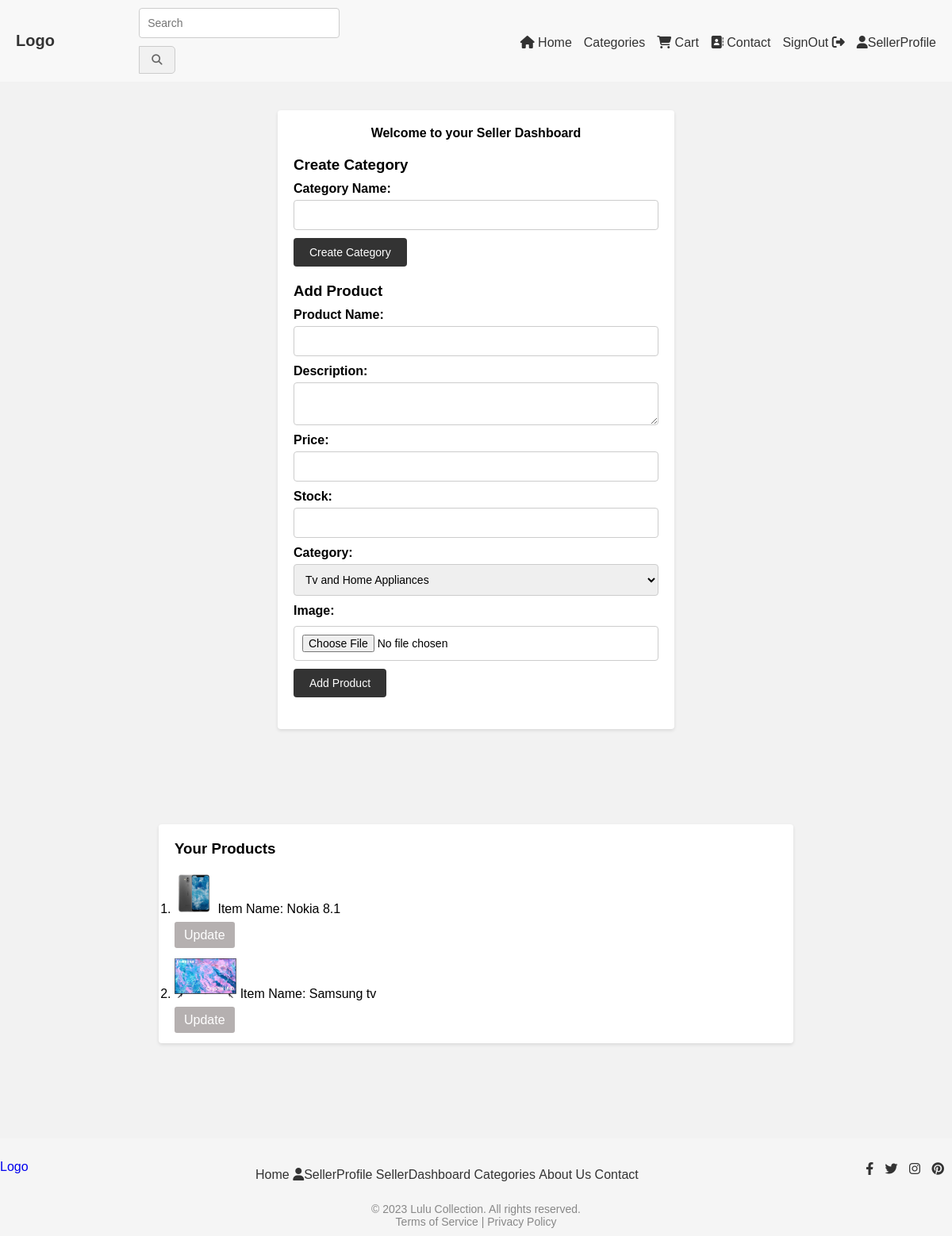
The page /seller/dashboard/ (signed in) on the database as committed earlier.
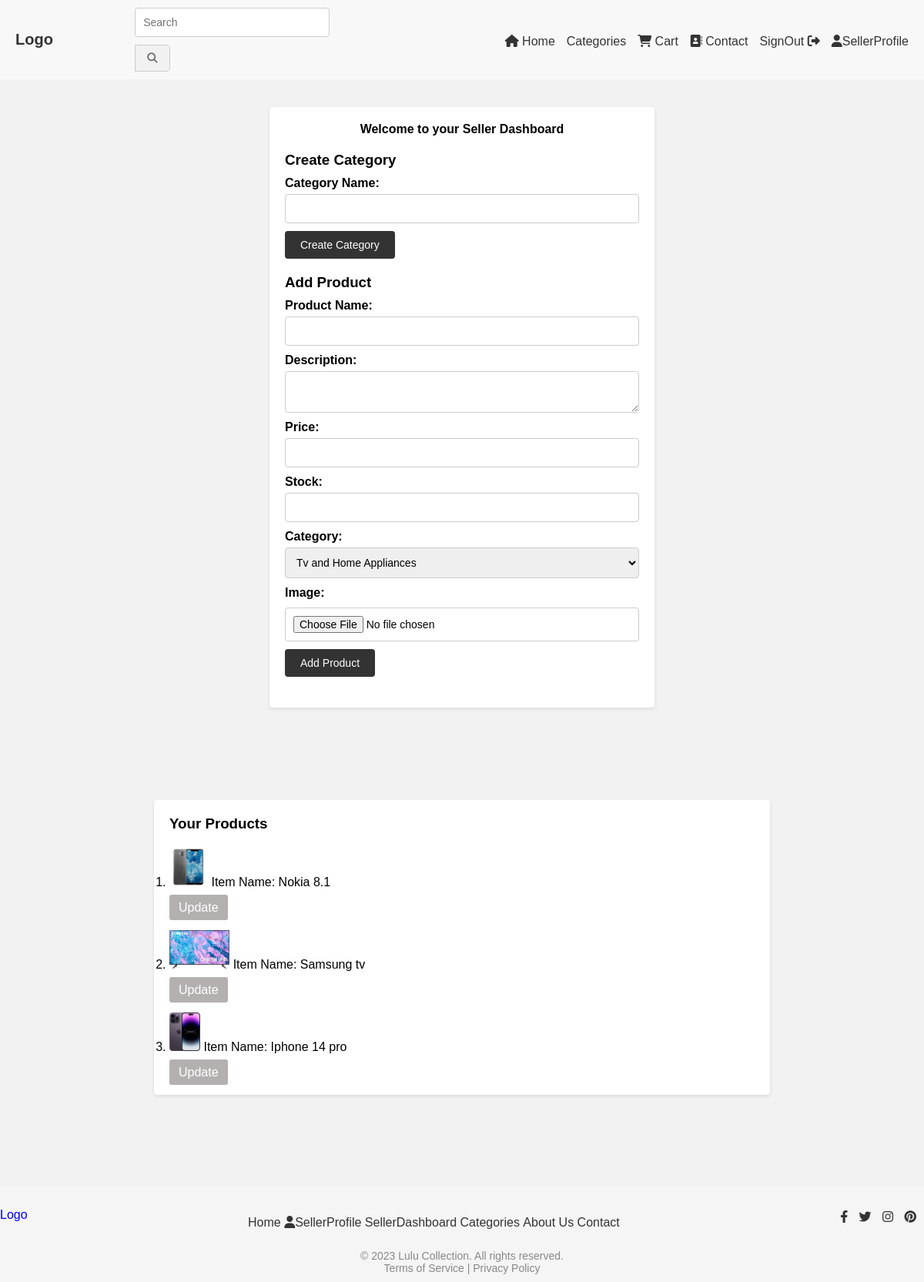
The same page on the database as committed later.
### cart/models.py (models this page shows, shortened)
class Product(models.Model):
    name = models.CharField(max_length=200)
    description = models.TextField()
    price = models.DecimalField(max_digits=8, decimal_places=2)
    initial_stock = models.PositiveIntegerField(default=0)  # Add initial stock field
    stock = models.PositiveIntegerField(default=0)  # Add remaining stock field
    category = models.ForeignKey(Category, on_delete=models.CASCADE)
    seller = models.ForeignKey(Seller, on_delete=models.CASCADE)
    image = models.ImageField(upload_to='product_images')

### cart/views.py (the view, shortened to what this page needs)
# urls.py: path('seller/dashboard/', views.seller_dashboard, name='seller_dashboard'),
@login_required(login_url='seller_login')
def seller_dashboard(request):
    seller = request.user.seller
    products = Product.objects.filter(seller=seller)
    categories = Category.objects.all()
    context = {
        'products': products,
        'categories': categories
    }
    return render(request, 'seller_dashboard.html', context)

### templates/seller_dashboard.html (shortened to what this page needs)
<link rel="stylesheet" href="/css/seller_dashboard.css">
{% extends 'base.html' %}
{% block content %}
<div class="container"><h4>Welcome to your Seller Dashboard</h4>
  <h3>Create Category</h3>
  <form method="POST">
    <label for="category_name">Category Name:</label>
    <input type="text" id="category_name" name="category_name" required>
    <br>
    <input type="submit" name="create_category" value="Create Category">
  </form>
  <h3>Add Product</h3>
  <form method="POST" enctype="multipart/form-data">
    <label for="product_name">Product Name:</label>
    <input type="text" id="product_name" name="product_name" required>
    <br>
    <label for="product_description">Description:</label>
    <textarea id="product_description" name="product_description" required></textarea>
    <br>
    <label for="product_price">Price:</label>
    <input type="number" id="product_price" name="product_price" required>
    <br>
    <label for="initial_stock">Stock:</label>
    <input type="number" id="initial_stock" name="initial_stock" required>
    <br>
    <label for="product_category">Category:</label>
    <select id="product_category" name="product_category" required>
      {% for category in categories %}
        <option value="{{ category.id }}">{{ category.name }}</option>
      {% endfor %}
    </select>
    <br>
    <label for="product_image">Image:</label>
    <input type="file" id="product_image" name="product_image" required>
    <br>
    <input type="submit" name="add_product" value="Add Product">
  </form>
</div>
 <div class="container-productlist"> <h3>Your Products</h3>
  <ol>
    {% for product in products %}
   <li> <img class="productlist" src="{{product.image.url}}" alt="">
      Item Name: {{ product.name }}</li>
      <a class="edit" target="_blank" href="{% url 'seller_editproduct' product_id=product.id %}">Update</a>
    {% empty %}
      <li>No products available.</li>
    {% endfor %}
  </ol></div>
{% endblock %}

Rows that differ between the two databases and show on the page:
added Product: image (picture), name "Iphone 14 pro"
